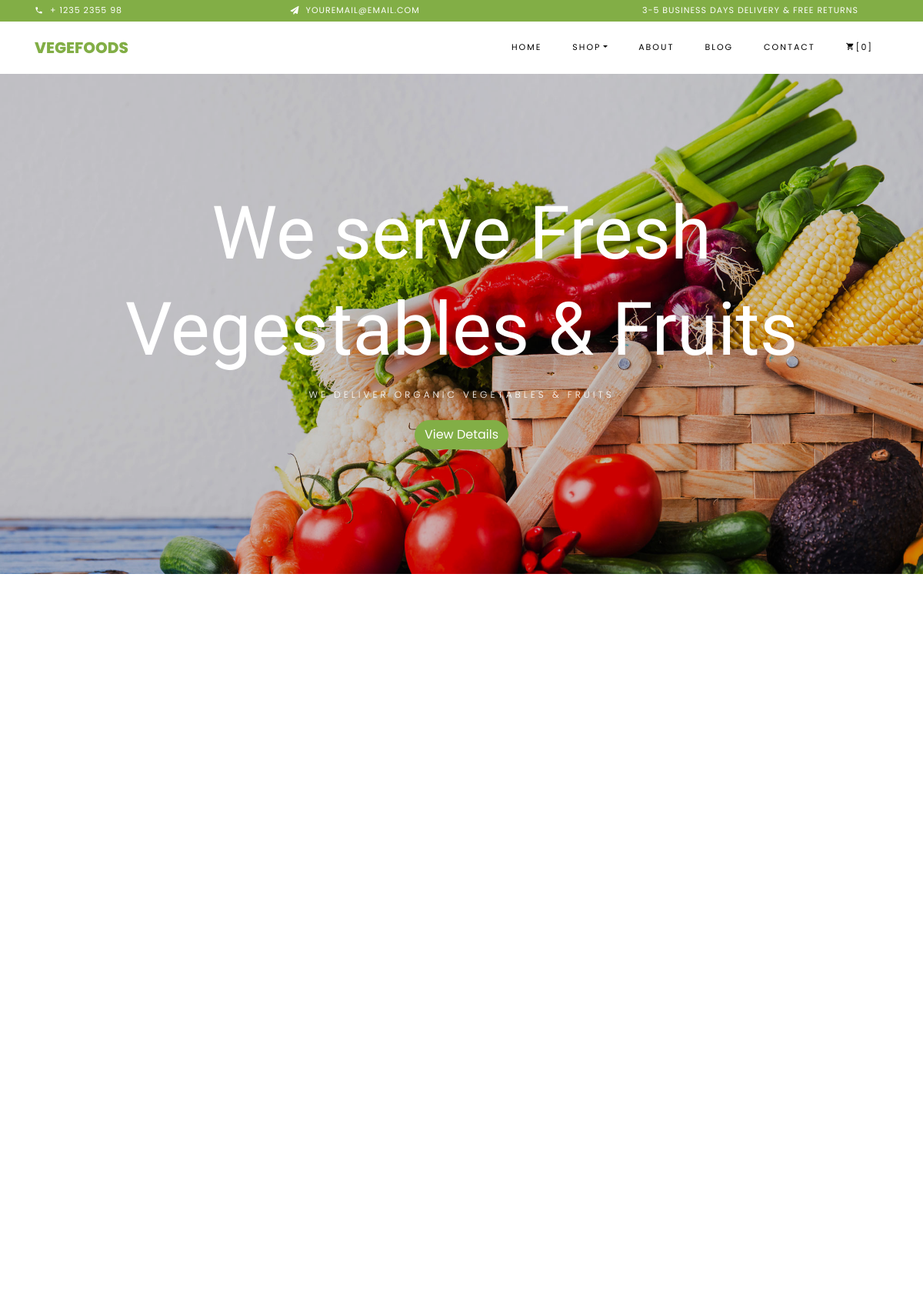
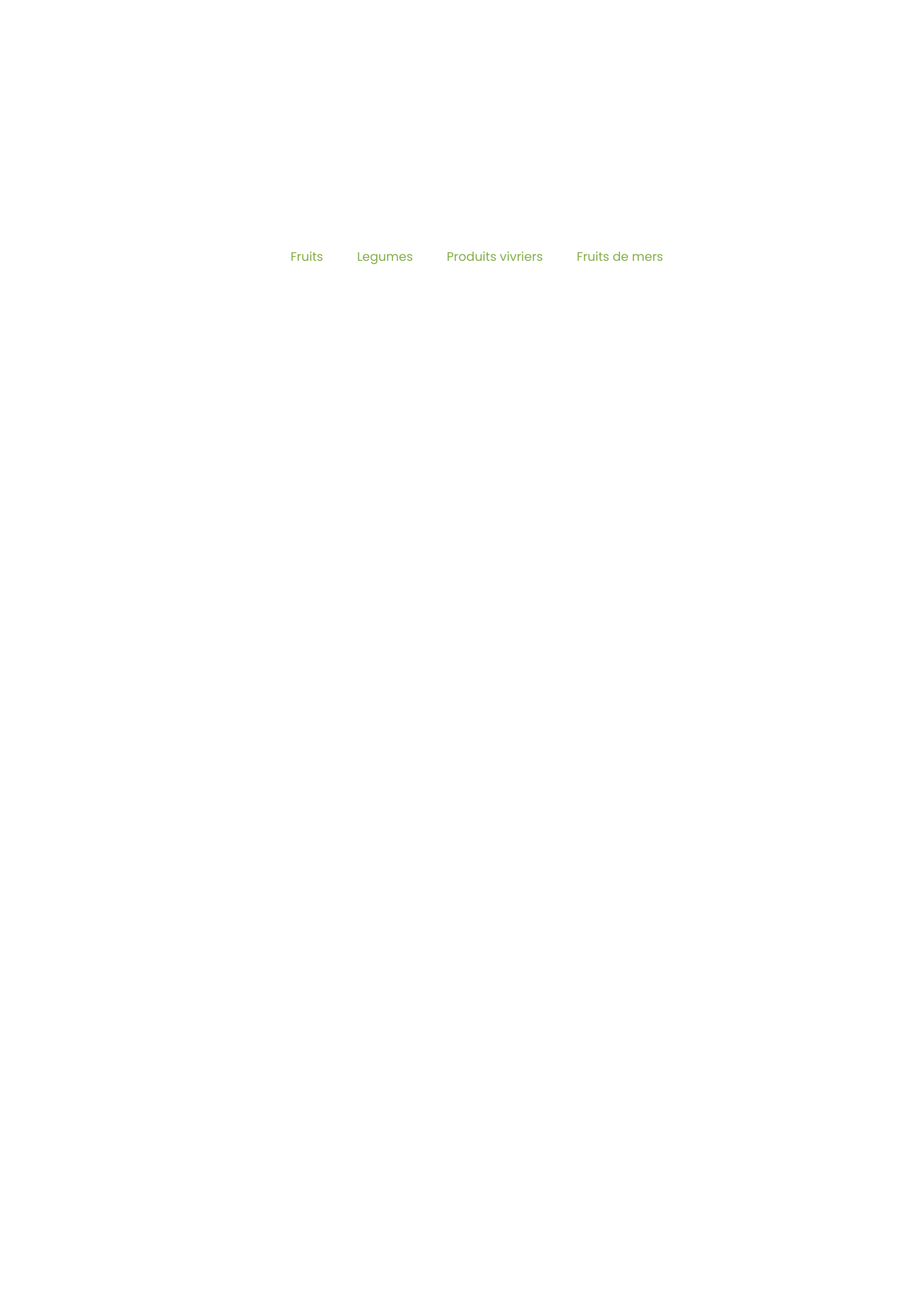
The page / (upper part) on the database its author committed (2 pictures, top to bottom).
### agri/models.py (models this page shows)
class Categories(models.Model):
    nom = models.CharField(max_length=250)
    image = models.ImageField(upload_to='images')
    date_add = models.DateTimeField(auto_now=False, auto_now_add=True)
    date_upd = models.DateTimeField(auto_now=True, auto_now_add=False)
    statut = models.BooleanField()
    def __str__(self):
        return self.nom

### agri/views.py (the view)
# urls.py: 2. Add a URL to urlpatterns:  path('', views.home, name='home')
def home(request):
    catego = Categories.objects.filter(statut=True)[:2]
    categos = Categories.objects.filter(statut=True)[2:]
    categoe = Categories.objects.filter(statut=True)
    product = Produit.objects.filter(statut=True)
    print(catego)
    data = {
        'catego': catego,
        'categoe': categoe,
        'categos': categos,
        'product': product,
    }
    return render(request, 'pages/index.html', data)

### templates/pages/index.html (shortened to what this page needs)
{% extends "bases/base.html" %}
{% block main %}
    <section id="home-section" class="hero">
            <div class="home-slider owl-carousel">
            <div class="slider-item" style="background-image: url(/static/images/bg_1.jpg);">
                <div class="overlay"></div>
                <div class="container">
                <div class="row slider-text justify-content-center align-items-center" data-scrollax-parent="true">
                    <div class="col-md-12 ftco-animate text-center">
                    <h1 class="mb-2">We serve Fresh Vegestables &amp; Fruits</h1>
                    <h2 class="subheading mb-4">We deliver organic vegetables &amp; fruits</h2>
                    <p><a href="#" class="btn btn-primary">View Details</a></p>
                    </div>
                </div>
                </div>
            </div>
            </div>
        </section>
        <section class="ftco-section">
                <div class="container">
                    <div class="row no-gutters ftco-services">
            </div>
                </div>
            </section>
            <section class="ftco-section ftco-category ftco-no-pt">
                <div class="container">
                    <div class="row">
                        <div class="col-md-8">
                            <div class="row">
                                <div class="col-md-6 order-md-last align-items-stretch d-flex">
                                </div>
                                <div class="col-md-6">
                                </div>
                            </div>
                        </div>
                        <div class="col-md-4">
                        </div>
                    </div>
                </div>
            </section>
        <section class="ftco-section">
            <div class="container">
                    <div class="row justify-content-center mb-3 pb-3">
            </div>
            </div>
            <div class="container">
                <div class="row justify-content-center">
                    <div class="col-md-10 mb-5 text-center">
                        <ul class="product-category">
                            {% for cat in categoe %}
                            <li><a href="{% url 'shop' cat.id %}">{{cat.nom}}</a></li>
                            {% endfor %}
                        </ul>
                    </div>
    		    </div>
                <div class="row">
                </div>
            </div>
        </section>
{% endblock main %}

### rows shown on the page
Categories: nom "Fruits"
Categories: nom "Legumes"
Categories: nom "Produits vivriers"
Categories: nom "Fruits de mers"
